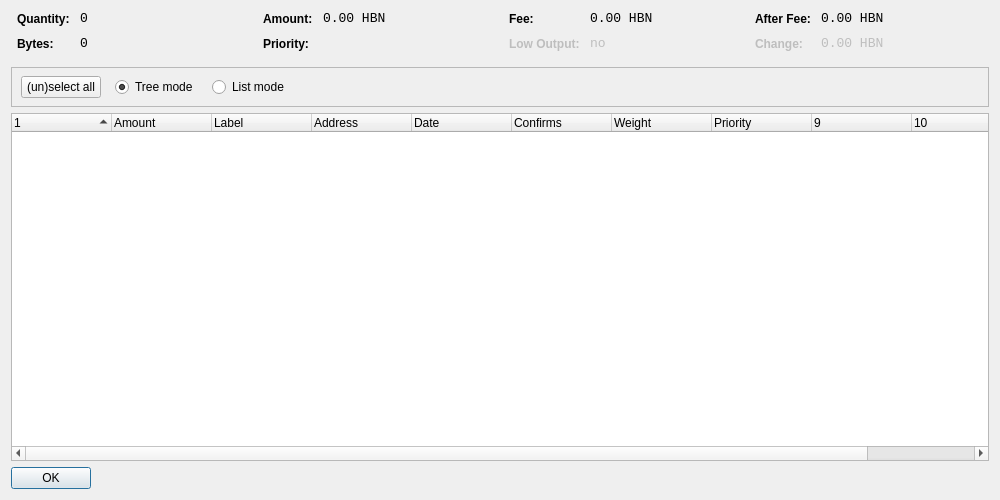
<?xml version="1.0" encoding="UTF-8"?>
<ui version="4.0">
 <class>CoinControlDialog</class>
 <widget class="QDialog" name="CoinControlDialog">
  <property name="geometry">
   <rect>
    <x>0</x>
    <y>0</y>
    <width>1000</width>
    <height>500</height>
   </rect>
  </property>
  <property name="windowTitle">
   <string>Coin Control</string>
  </property>
  <layout class="QVBoxLayout" name="verticalLayout">
   <item>
    <layout class="QHBoxLayout" name="horizontalLayoutTop" stretch="0,0,0,0">
     <property name="topMargin">
      <number>0</number>
     </property>
     <property name="bottomMargin">
      <number>10</number>
     </property>
     <item>
      <layout class="QFormLayout" name="formLayoutCoinControl1">
       <property name="horizontalSpacing">
        <number>10</number>
       </property>
       <property name="verticalSpacing">
        <number>10</number>
       </property>
       <property name="leftMargin">
        <number>6</number>
       </property>
       <property name="rightMargin">
        <number>6</number>
       </property>
       <item row="0" column="0">
        <widget class="QLabel" name="labelCoinControlQuantityText">
         <property name="styleSheet">
          <string notr="true">font-weight:bold;</string>
         </property>
         <property name="text">
          <string>Quantity:</string>
         </property>
        </widget>
       </item>
       <item row="0" column="1">
        <widget class="QLabel" name="labelCoinControlQuantity">
         <property name="font">
          <font>
           <family>Monospace</family>
           <pointsize>10</pointsize>
          </font>
         </property>
         <property name="cursor">
          <cursorShape>IBeamCursor</cursorShape>
         </property>
         <property name="contextMenuPolicy">
          <enum>Qt::ActionsContextMenu</enum>
         </property>
         <property name="text">
          <string>0</string>
         </property>
         <property name="textInteractionFlags">
          <set>Qt::LinksAccessibleByMouse|Qt::TextSelectableByKeyboard|Qt::TextSelectableByMouse</set>
         </property>
        </widget>
       </item>
       <item row="1" column="0">
        <widget class="QLabel" name="labelCoinControlBytesText">
         <property name="styleSheet">
          <string notr="true">font-weight:bold;</string>
         </property>
         <property name="text">
          <string>Bytes:</string>
         </property>
        </widget>
       </item>
       <item row="1" column="1">
        <widget class="QLabel" name="labelCoinControlBytes">
         <property name="font">
          <font>
           <family>Monospace</family>
           <pointsize>10</pointsize>
          </font>
         </property>
         <property name="cursor">
          <cursorShape>IBeamCursor</cursorShape>
         </property>
         <property name="contextMenuPolicy">
          <enum>Qt::ActionsContextMenu</enum>
         </property>
         <property name="text">
          <string>0</string>
         </property>
         <property name="textInteractionFlags">
          <set>Qt::LinksAccessibleByMouse|Qt::TextSelectableByKeyboard|Qt::TextSelectableByMouse</set>
         </property>
        </widget>
       </item>
      </layout>
     </item>
     <item>
      <layout class="QFormLayout" name="formLayoutCoinControl2">
       <property name="horizontalSpacing">
        <number>10</number>
       </property>
       <property name="verticalSpacing">
        <number>10</number>
       </property>
       <property name="leftMargin">
        <number>6</number>
       </property>
       <property name="rightMargin">
        <number>6</number>
       </property>
       <item row="0" column="0">
        <widget class="QLabel" name="labelCoinControlAmountText">
         <property name="styleSheet">
          <string notr="true">font-weight:bold;</string>
         </property>
         <property name="text">
          <string>Amount:</string>
         </property>
        </widget>
       </item>
       <item row="0" column="1">
        <widget class="QLabel" name="labelCoinControlAmount">
         <property name="font">
          <font>
           <family>Monospace</family>
           <pointsize>10</pointsize>
          </font>
         </property>
         <property name="cursor">
          <cursorShape>IBeamCursor</cursorShape>
         </property>
         <property name="contextMenuPolicy">
          <enum>Qt::ActionsContextMenu</enum>
         </property>
         <property name="text">
          <string>0.00 HBN</string>
         </property>
         <property name="textInteractionFlags">
          <set>Qt::LinksAccessibleByMouse|Qt::TextSelectableByKeyboard|Qt::TextSelectableByMouse</set>
         </property>
        </widget>
       </item>
       <item row="1" column="0">
        <widget class="QLabel" name="labelCoinControlPriorityText">
         <property name="styleSheet">
          <string notr="true">font-weight:bold;</string>
         </property>
         <property name="text">
          <string>Priority:</string>
         </property>
        </widget>
       </item>
       <item row="1" column="1">
        <widget class="QLabel" name="labelCoinControlPriority">
         <property name="font">
          <font>
           <family>Monospace</family>
           <pointsize>10</pointsize>
          </font>
         </property>
         <property name="cursor">
          <cursorShape>IBeamCursor</cursorShape>
         </property>
         <property name="contextMenuPolicy">
          <enum>Qt::ActionsContextMenu</enum>
         </property>
         <property name="text">
          <string/>
         </property>
         <property name="textInteractionFlags">
          <set>Qt::LinksAccessibleByMouse|Qt::TextSelectableByKeyboard|Qt::TextSelectableByMouse</set>
         </property>
        </widget>
       </item>
      </layout>
     </item>
     <item>
      <layout class="QFormLayout" name="formLayoutCoinControl3">
       <property name="horizontalSpacing">
        <number>10</number>
       </property>
       <property name="verticalSpacing">
        <number>10</number>
       </property>
       <property name="leftMargin">
        <number>6</number>
       </property>
       <property name="rightMargin">
        <number>6</number>
       </property>
       <item row="0" column="0">
        <widget class="QLabel" name="labelCoinControlFeeText">
         <property name="styleSheet">
          <string notr="true">font-weight:bold;</string>
         </property>
         <property name="text">
          <string>Fee:</string>
         </property>
        </widget>
       </item>
       <item row="0" column="1">
        <widget class="QLabel" name="labelCoinControlFee">
         <property name="font">
          <font>
           <family>Monospace</family>
           <pointsize>10</pointsize>
          </font>
         </property>
         <property name="cursor">
          <cursorShape>IBeamCursor</cursorShape>
         </property>
         <property name="contextMenuPolicy">
          <enum>Qt::ActionsContextMenu</enum>
         </property>
         <property name="text">
          <string>0.00 HBN</string>
         </property>
         <property name="textInteractionFlags">
          <set>Qt::LinksAccessibleByMouse|Qt::TextSelectableByKeyboard|Qt::TextSelectableByMouse</set>
         </property>
        </widget>
       </item>
       <item row="1" column="0">
        <widget class="QLabel" name="labelCoinControlLowOutputText">
         <property name="enabled">
          <bool>false</bool>
         </property>
         <property name="styleSheet">
          <string notr="true">font-weight:bold;</string>
         </property>
         <property name="text">
          <string>Low Output:</string>
         </property>
        </widget>
       </item>
       <item row="1" column="1">
        <widget class="QLabel" name="labelCoinControlLowOutput">
         <property name="enabled">
          <bool>false</bool>
         </property>
         <property name="font">
          <font>
           <family>Monospace</family>
           <pointsize>10</pointsize>
          </font>
         </property>
         <property name="cursor">
          <cursorShape>IBeamCursor</cursorShape>
         </property>
         <property name="contextMenuPolicy">
          <enum>Qt::ActionsContextMenu</enum>
         </property>
         <property name="text">
          <string>no</string>
         </property>
         <property name="textInteractionFlags">
          <set>Qt::LinksAccessibleByMouse|Qt::TextSelectableByKeyboard|Qt::TextSelectableByMouse</set>
         </property>
        </widget>
       </item>
      </layout>
     </item>
     <item>
      <layout class="QFormLayout" name="formLayoutCoinControl4">
       <property name="horizontalSpacing">
        <number>10</number>
       </property>
       <property name="verticalSpacing">
        <number>10</number>
       </property>
       <property name="leftMargin">
        <number>6</number>
       </property>
       <property name="rightMargin">
        <number>6</number>
       </property>
       <item row="0" column="0">
        <widget class="QLabel" name="labelCoinControlAfterFeeText">
         <property name="styleSheet">
          <string notr="true">font-weight:bold;</string>
         </property>
         <property name="text">
          <string>After Fee:</string>
         </property>
        </widget>
       </item>
       <item row="0" column="1">
        <widget class="QLabel" name="labelCoinControlAfterFee">
         <property name="font">
          <font>
           <family>Monospace</family>
           <pointsize>10</pointsize>
          </font>
         </property>
         <property name="cursor">
          <cursorShape>IBeamCursor</cursorShape>
         </property>
         <property name="contextMenuPolicy">
          <enum>Qt::ActionsContextMenu</enum>
         </property>
         <property name="text">
          <string>0.00 HBN</string>
         </property>
         <property name="textInteractionFlags">
          <set>Qt::LinksAccessibleByMouse|Qt::TextSelectableByKeyboard|Qt::TextSelectableByMouse</set>
         </property>
        </widget>
       </item>
       <item row="1" column="0">
        <widget class="QLabel" name="labelCoinControlChangeText">
         <property name="enabled">
          <bool>false</bool>
         </property>
         <property name="styleSheet">
          <string notr="true">font-weight:bold;</string>
         </property>
         <property name="text">
          <string>Change:</string>
         </property>
        </widget>
       </item>
       <item row="1" column="1">
        <widget class="QLabel" name="labelCoinControlChange">
         <property name="enabled">
          <bool>false</bool>
         </property>
         <property name="font">
          <font>
           <family>Monospace</family>
           <pointsize>10</pointsize>
          </font>
         </property>
         <property name="cursor">
          <cursorShape>IBeamCursor</cursorShape>
         </property>
         <property name="contextMenuPolicy">
          <enum>Qt::ActionsContextMenu</enum>
         </property>
         <property name="text">
          <string>0.00 HBN</string>
         </property>
         <property name="textInteractionFlags">
          <set>Qt::LinksAccessibleByMouse|Qt::TextSelectableByKeyboard|Qt::TextSelectableByMouse</set>
         </property>
        </widget>
       </item>
      </layout>
     </item>
    </layout>
   </item>
   <item>
    <widget class="QFrame" name="frame">
     <property name="minimumSize">
      <size>
       <width>0</width>
       <height>40</height>
      </size>
     </property>
     <property name="frameShape">
      <enum>QFrame::StyledPanel</enum>
     </property>
     <property name="frameShadow">
      <enum>QFrame::Sunken</enum>
     </property>
     <widget class="QWidget" name="horizontalLayoutWidget">
      <property name="geometry">
       <rect>
        <x>10</x>
        <y>0</y>
        <width>781</width>
        <height>41</height>
       </rect>
      </property>
      <layout class="QHBoxLayout" name="horizontalLayoutPanel" stretch="0,0,0,0">
       <property name="spacing">
        <number>14</number>
       </property>
       <item>
        <widget class="QPushButton" name="pushButtonSelectAll">
         <property name="sizePolicy">
          <sizepolicy hsizetype="Maximum" vsizetype="Fixed">
           <horstretch>0</horstretch>
           <verstretch>0</verstretch>
          </sizepolicy>
         </property>
         <property name="text">
          <string>(un)select all</string>
         </property>
        </widget>
       </item>
       <item>
        <widget class="QRadioButton" name="radioTreeMode">
         <property name="sizePolicy">
          <sizepolicy hsizetype="Maximum" vsizetype="Fixed">
           <horstretch>0</horstretch>
           <verstretch>0</verstretch>
          </sizepolicy>
         </property>
         <property name="text">
          <string>Tree mode</string>
         </property>
         <property name="checked">
          <bool>true</bool>
         </property>
        </widget>
       </item>
       <item>
        <widget class="QRadioButton" name="radioListMode">
         <property name="sizePolicy">
          <sizepolicy hsizetype="Maximum" vsizetype="Fixed">
           <horstretch>0</horstretch>
           <verstretch>0</verstretch>
          </sizepolicy>
         </property>
         <property name="text">
          <string>List mode</string>
         </property>
        </widget>
       </item>
       <item>
        <spacer name="horizontalSpacer">
         <property name="orientation">
          <enum>Qt::Horizontal</enum>
         </property>
         <property name="sizeHint" stdset="0">
          <size>
           <width>40</width>
           <height>20</height>
          </size>
         </property>
        </spacer>
       </item>
      </layout>
     </widget>
    </widget>
   </item>
   <item>
    <widget class="CoinControlTreeWidget" name="treeWidget">
     <property name="contextMenuPolicy">
      <enum>Qt::CustomContextMenu</enum>
     </property>
     <property name="sortingEnabled">
      <bool>false</bool>
     </property>
     <property name="columnCount">
      <number>11</number>
     </property>
     <attribute name="headerShowSortIndicator" stdset="0">
      <bool>true</bool>
     </attribute>
     <attribute name="headerStretchLastSection">
      <bool>false</bool>
     </attribute>
     <column>
      <property name="text">
       <string/>
      </property>
     </column>
     <column>
      <property name="text">
       <string>Amount</string>
      </property>
     </column>
     <column>
      <property name="text">
       <string>Label</string>
      </property>
     </column>
     <column>
      <property name="text">
       <string>Address</string>
      </property>
     </column>
     <column>
      <property name="text">
       <string>Date</string>
      </property>
     </column>
     <column>
      <property name="text">
       <string>Confirms</string>
      </property>
      <property name="toolTip">
       <string>Confirmed</string>
      </property>
     </column>
     <column>
      <property name="text">
       <string>Weight</string>
      </property>
     </column>
     <column>
      <property name="text">
       <string>Priority</string>
      </property>
     </column>
     <column>
      <property name="text">
       <string/>
      </property>
     </column>
     <column>
      <property name="text">
       <string/>
      </property>
     </column>
     <column>
      <property name="text">
       <string/>
      </property>
     </column>
    </widget>
   </item>
   <item>
    <widget class="QDialogButtonBox" name="buttonBox">
     <property name="sizePolicy">
      <sizepolicy hsizetype="Maximum" vsizetype="Fixed">
       <horstretch>0</horstretch>
       <verstretch>0</verstretch>
      </sizepolicy>
     </property>
     <property name="orientation">
      <enum>Qt::Horizontal</enum>
     </property>
     <property name="standardButtons">
      <set>QDialogButtonBox::Ok</set>
     </property>
    </widget>
   </item>
  </layout>
 </widget>
 <customwidgets>
  <customwidget>
   <class>CoinControlTreeWidget</class>
   <extends>QTreeWidget</extends>
   <header>coincontroltreewidget.h</header>
  </customwidget>
 </customwidgets>
 <resources/>
 <connections/>
</ui>
